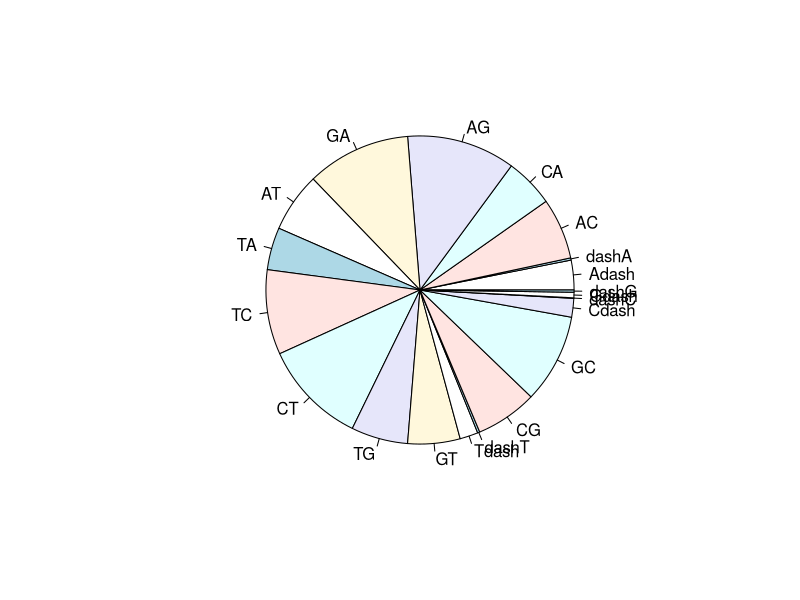

This chart was generated by the following R code: (Note: this script raises an error after producing the figure.)
CBECGene<-read.csv("CBECGeneData.csv")
CBECGap<-read.csv("CBECGapData.csv")
CBSalGene<-read.csv("CBSalGeneData.csv")
CBSalGap<-read.csv("CBSalGapData.csv")
SalECGene<-read.csv("SalECGeneData.csv")
SalECGap<-read.csv("ECSalGapData.csv")

#filters to apply to data
drops<-c("Adash","dashA","Tdash","dashT","Cdash","dashC","Gdash","dashG")
unif<-c(80,80,80,80,80,80,80,80,80,80,80,80)


#Testing CBEC
mx1<-as.vector(data.matrix(CBECGene))
mx2<-as.vector(data.matrix(CBECGap))
mx<-rbind(mx1,mx2)
chisq.test(mx)
#with drops
mx1d<-as.vector(data.matrix(CBECGene[ , !(names(CBECGene) %in% drops)]))
mx2d<-as.vector(data.matrix(CBECGap[ , !(names(CBECGap) %in% drops)]))
mxd<-rbind(mx1d,mx2d)
chisq.test(mxd)
#against unif
mx1du<-rbind(mx1d,unif)
chisq.test(mx1du)
mx2du<-rbind(mx2d,unif)
chisq.test(mx2du)
#pie charts
pie(as.matrix(CBECGap), labels=names(CBECGap))
pie(as.matrix(CBECGene), labels=names(CBECGene))

#gap/gene comparison plots
test<-as.matrix(rbind(CBECGap,CBECGene))
percentagetest<-test/rowSums(test)
barplot(test,beside=T)
barplot(percentagetest,beside=TRUE)
#with drops
droptest<-as.matrix(rbind(CBECGap[ , !(names(CBECGene) %in% drops)],CBECGene[ , !(names(CBECGap) %in% drops)]))
barplot(droptest,beside=T)
percentagedroptest<-droptest/rowSums(droptest)
jpeg("CBECPercentage.jpeg", width = 1920, height=1080)
barplot(percentagedroptest, beside=T, main="Citrobacter/EColi comparison", cex.main=7, cex.axis = 4, cex.names = 4)
dev.off()




#Testing CBSal
mx1<-as.vector(data.matrix(CBSalGene))
mx2<-as.vector(data.matrix(CBSalGap))
mx<-rbind(mx1,mx2)
chisq.test(mx)
#with drops
mx1d<-as.vector(data.matrix(CBSalGene[ , !(names(CBSalGene) %in% drops)]))
mx2d<-as.vector(data.matrix(CBSalGap[ , !(names(CBSalGap) %in% drops)]))
mxd<-rbind(mx1d,mx2d)
chisq.test(mxd)
#against unif
mx1du<-rbind(mx1d,unif)
chisq.test(mx1du)
mx2du<-rbind(mx2d,unif)
chisq.test(mx2du)
#pie charts
pie(as.matrix(CBSalGap), labels=names(CBSalGap))
pie(as.matrix(CBSalGene), labels=names(CBSalGene))

#gap/gene comparison plots
test<-as.matrix(rbind(CBSalGap,CBSalGene))
percentagetest<-test/rowSums(test)
barplot(test,beside=T)
barplot(percentagetest,beside=TRUE)
#with drops
droptest<-as.matrix(rbind(CBSalGap[ , !(names(CBSalGene) %in% drops)],CBSalGene[ , !(names(CBSalGap) %in% drops)]))
barplot(droptest,beside=T)
percentagedroptest<-droptest/rowSums(droptest)
jpeg("CBSalPercentage.jpeg", width = 1920, height=1080)
barplot(percentagedroptest, beside=T, main="Salmonella/Citrobacter comparison", cex.main=7, cex.axis = 4, cex.names = 4)
dev.off()





#Testing SalEC
mx1<-as.vector(data.matrix(SalECGene))
mx2<-as.vector(data.matrix(SalECGap))
mx<-rbind(mx1,mx2)
chisq.test(mx)
#with drops
mx1d<-as.vector(data.matrix(SalECGene[ , !(names(SalECGene) %in% drops)]))
mx2d<-as.vector(data.matrix(SalECGap[ , !(names(SalECGap) %in% drops)]))
mxd<-rbind(mx1d,mx2d)
chisq.test(mxd)
pie(as.matrix(SalECGap), labels=names(CBSalGap))
pie(as.matrix(SalECGene), labels=names(CBSalGene))


#gap/gene comparison plots
test<-as.matrix(rbind(SalECGap,SalECGene))
percentagetest<-test/rowSums(test)
barplot(test,beside=T)
barplot(percentagetest,beside=TRUE)
#with drops
droptest<-as.matrix(rbind(SalECGap[ , !(names(SalECGene) %in% drops)],SalECGene[ , !(names(SalECGap) %in% drops)]))
barplot(droptest,beside=T)
percentagedroptest<-droptest/rowSums(droptest)
jpeg("SalECPercentage.jpeg", width = 1920, height=1080)
barplot(percentagedroptest, beside=T, main="Salmonella/EColi comparison", cex.main=7, cex.axis = 4, cex.names = 4)
legend(1700,y=9000,legend=c("Salmonella","EColi"))
dev.off()

